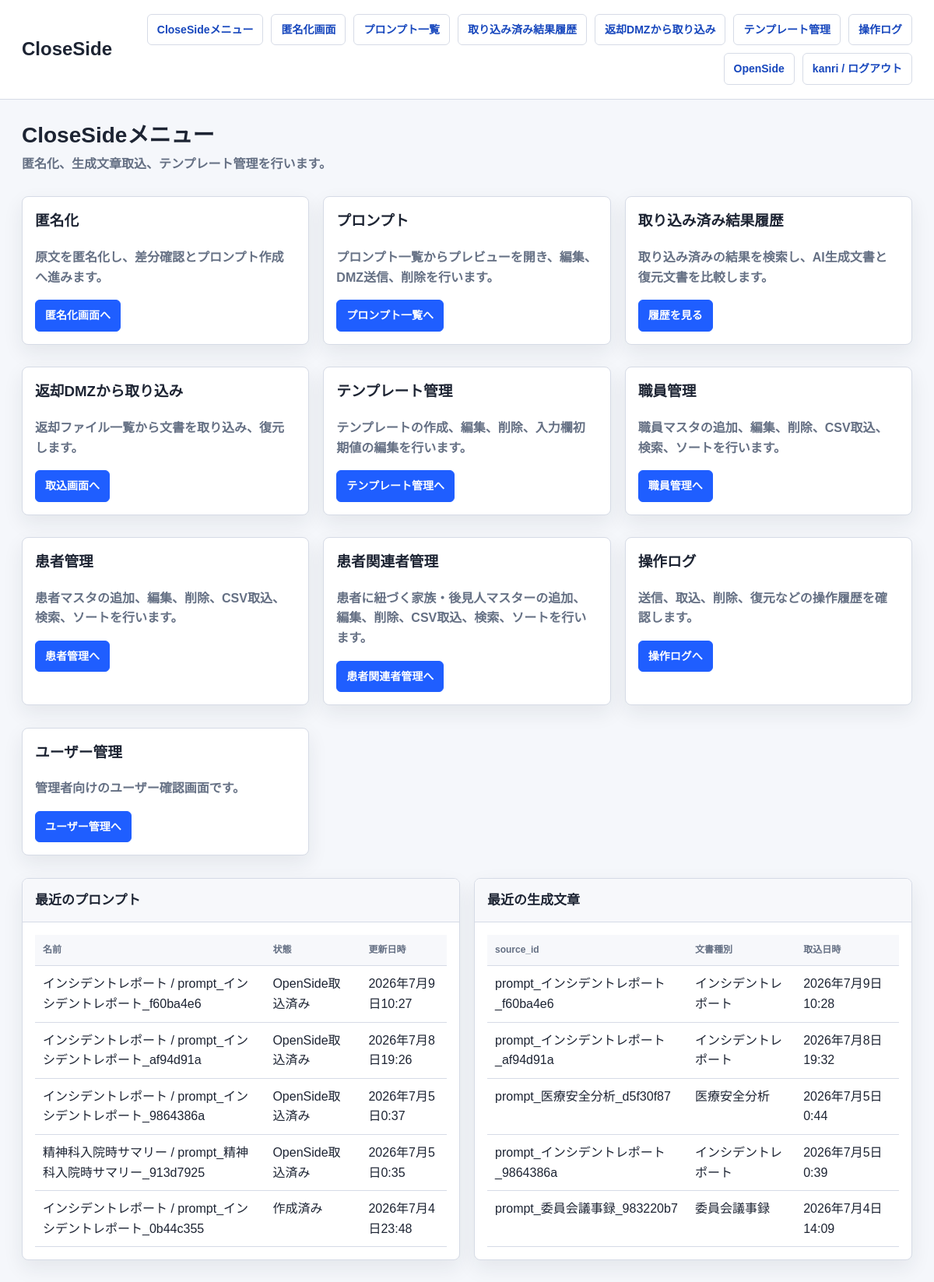
The page /close/ (signed in) on the database as committed earlier.
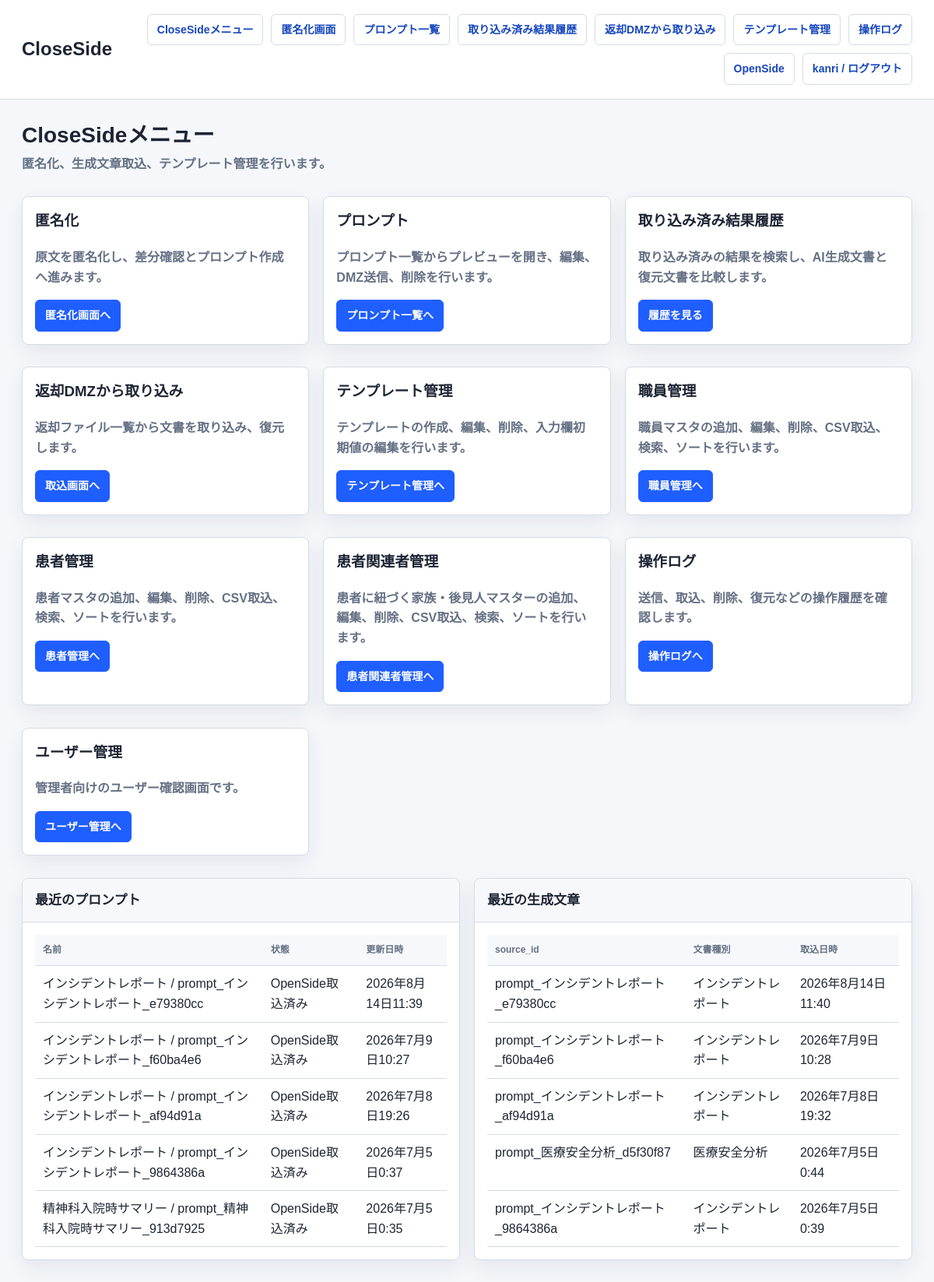
The same page on the database as committed later.
### anonymizer_app/models.py (models this page shows, shortened)
class Prompt(models.Model):
    STATUS_CHOICES = [
        ('draft', '作成済み'),
        ('sent_to_dmz', 'DMZ送信済み'),
        ('imported_to_open', 'OpenSide取込済み'),
    ]
    name = models.CharField(max_length=255)
    content = models.TextField()
    source_input_data = models.JSONField(blank=True, default=dict)
    source_id = models.CharField(max_length=255, blank=True, default='', db_index=True)
    owner = models.ForeignKey(settings.AUTH_USER_MODEL, null=True, blank=True, on_delete=models.SET_NULL)
    status = models.CharField(max_length=32, choices=STATUS_CHOICES, default='draft')
    created_at = models.DateTimeField(default=timezone.now)
    updated_at = models.DateTimeField(auto_now=True)

class RestoredResult(models.Model):
    STATUS_CHOICES = [
        ('imported', '取込済み'),
        ('deleted', '削除済み'),
    ]
    source_id = models.CharField(max_length=255, db_index=True)
    result_id = models.CharField(max_length=255, blank=True, default='')
    template_type = models.CharField(max_length=255, blank=True, default='')
    result_text = models.TextField()
    restored_text = models.TextField()
    result_json = models.JSONField(null=True, blank=True)
    imported_filename = models.CharField(max_length=255, blank=True, default='')
    reviewer = models.CharField(max_length=255, blank=True, default='')
    owner = models.ForeignKey(settings.AUTH_USER_MODEL, null=True, blank=True, on_delete=models.SET_NULL)
    status = models.CharField(max_length=32, choices=STATUS_CHOICES, default='imported')
    created_at = models.DateTimeField(default=timezone.now)
    updated_at = models.DateTimeField(auto_now=True)

### close_side/views.py (the view)
# urls.py: path('', lambda request: redirect('close_side:menu'), name='home'),
def menu(request):
    recent_prompts = _owned_queryset(Prompt.objects.all(), request.user).order_by('-updated_at')[:5]
    recent_results = _owned_queryset(RestoredResult.objects.all(), request.user).order_by('-created_at')[:5]
    return render(request, 'anonymizer_app/close_menu.html', {
        'recent_prompts': recent_prompts,
        'recent_results': recent_results,
    })

### anonymizer_app/network_policy.py (called while the page is built)
def network_policy() -> dict:
    return getattr(settings, 'NETWORK_POLICY', DEFAULT_NETWORK_POLICY)

def get_client_ip(request) -> str:
    forwarded_for = request.META.get('HTTP_X_FORWARDED_FOR', '')
    if getattr(settings, 'NETWORK_POLICY_TRUST_X_FORWARDED_FOR', True) and forwarded_for:
        return forwarded_for.split(',')[0].strip()
    return request.META.get('REMOTE_ADDR') or ''

def normalize_ip(value: str):
    try:
        return ip_address(value)
    except ValueError:
        return None

def _networks(cidrs: list[str]):
    networks = []
    for cidr in cidrs:
        try:
            networks.append(ip_network(cidr))
        except ValueError:
            continue
    return networks

def side_for_path(path: str) -> str:
    for side, rule in network_policy().items():
        if any(path.startswith(prefix) for prefix in rule.get('paths', [])):
            return side
    return ''

def allowed_cidrs_for_side(side: str) -> list[str]:
    rule = network_policy().get(side, {})
    cidrs = list(rule.get('cidrs', []))
    if getattr(settings, 'NETWORK_POLICY_ALLOW_LOOPBACK', False):
        cidrs.extend(LOOPBACK_CIDRS)
    return cidrs

### anonymizer_app/templates/anonymizer_app/close_menu.html (shortened to what this page needs)
{% extends "anonymizer_app/base.html" %}
{% block brand %}CloseSide{% endblock %}
{% block page_title %}CloseSideメニュー{% endblock %}
{% block page_subtitle %}<p class="page-subtitle">匿名化、生成文章取込、テンプレート管理を行います。</p>{% endblock %}
{% block content %}
  <section class="menu-grid">
    <article class="card">
      <h3>匿名化</h3>
      <p class="muted">原文を匿名化し、差分確認とプロンプト作成へ進みます。</p>
      <a class="button primary" href="{% url 'close_side:home' %}">匿名化画面へ</a>
    </article>
    <article class="card">
      <h3>プロンプト</h3>
      <p class="muted">プロンプト一覧からプレビューを開き、編集、DMZ送信、削除を行います。</p>
      <a class="button primary" href="{% url 'close_side:prompts_list' %}">プロンプト一覧へ</a>
    </article>
    <article class="card">
      <h3>取り込み済み結果履歴</h3>
      <p class="muted">取り込み済みの結果を検索し、AI生成文書と復元文書を比較します。</p>
      <a class="button primary" href="{% url 'close_side:result_history_list' %}">履歴を見る</a>
    </article>
    <article class="card">
      <h3>返却DMZから取り込み</h3>
      <p class="muted">返却ファイル一覧から文書を取り込み、復元します。</p>
      <a class="button primary" href="{% url 'close_side:result_import_list' %}">取込画面へ</a>
    </article>
    <article class="card">
      <h3>テンプレート管理</h3>
      <p class="muted">テンプレートの作成、編集、削除、入力欄初期値の編集を行います。</p>
      <a class="button primary" href="{% url 'close_side:templates_list' %}">テンプレート管理へ</a>
    </article>
    {% if request.user.is_staff or request.user.is_superuser %}
      <article class="card">
        <h3>職員管理</h3>
        <p class="muted">職員マスタの追加、編集、削除、CSV取込、検索、ソートを行います。</p>
        <a class="button primary" href="{% url 'close_side:staff_list' %}">職員管理へ</a>
      </article>
    {% endif %}
    {% if request.user.is_staff or request.user.is_superuser %}
      <article class="card">
        <h3>患者管理</h3>
        <p class="muted">患者マスタの追加、編集、削除、CSV取込、検索、ソートを行います。</p>
        <a class="button primary" href="{% url 'close_side:patient_list' %}">患者管理へ</a>
      </article>
      <article class="card">
        <h3>患者関連者管理</h3>
        <p class="muted">患者に紐づく家族・後見人マスターの追加、編集、削除、CSV取込、検索、ソートを行います。</p>
        <a class="button primary" href="{% url 'close_side:linked_person_list' %}">患者関連者管理へ</a>
      </article>
    {% endif %}
    {% if request.user.is_staff or request.user.is_superuser %}
      <article class="card">
        <h3>操作ログ</h3>
        <p class="muted">送信、取込、削除、復元などの操作履歴を確認します。</p>
        <a class="button primary" href="{% url 'close_side:operation_logs' %}">操作ログへ</a>
      </article>
      <article class="card">
        <h3>ユーザー管理</h3>
        <p class="muted">管理者向けのユーザー確認画面です。</p>
        <a class="button primary" href="{% url 'close_side:user_list' %}">ユーザー管理へ</a>
      </article>
    {% endif %}
  </section>
  <section class="grid" style="margin-top:18px">
    <div class="panel">
      <div class="panel-header"><h3 class="panel-title">最近のプロンプト</h3></div>
      <div class="panel-body">
        {% if recent_prompts %}
          <table>
            <thead><tr><th>名前</th><th>状態</th><th>更新日時</th></tr></thead>
            <tbody>
              {% for prompt in recent_prompts %}
                <tr>
                  <td>{{ prompt.name }}</td>
                  <td>{{ prompt.get_status_display }}</td>
                  <td>{{ prompt.updated_at }}</td>
                </tr>
              {% endfor %}
            </tbody>
          </table>
        {% else %}
          <p class="empty">プロンプトはまだありません。</p>
        {% endif %}
      </div>
    </div>
    <div class="panel">
      <div class="panel-header"><h3 class="panel-title">最近の生成文章</h3></div>
      <div class="panel-body">
        {% if recent_results %}
          <table>
            <thead><tr><th>source_id</th><th>文書種別</th><th>取込日時</th></tr></thead>
            <tbody>
              {% for result in recent_results %}
                <tr>
                  <td>{{ result.source_id }}</td>
                  <td>{{ result.template_type }}</td>
                  <td>{{ result.created_at }}</td>
                </tr>
              {% endfor %}
            </tbody>
          </table>
        {% else %}
          <p class="empty">取り込み済み生成文章はまだありません。</p>
        {% endif %}
      </div>
    </div>
  </section>
{% endblock %}

Rows that differ between the two databases and show on the page:
no longer on this page (row unchanged): Prompt: name "インシデントレポート / prompt_インシデントレポート_0b44c355", status "作成済み", updated_at "2026年7月4日23:48"
no longer on this page (row unchanged): RestoredResult: source_id "prompt_委員会議事録_983220b7", template_type "委員会議事録", created_at "2026年7月4日14:09"
added Prompt: name "インシデントレポート / prompt_インシデントレポート_e79380cc", status "OpenSide取込済み", updated_at "2026年8月14日11:39"
added RestoredResult: source_id "prompt_インシデントレポート_e79380cc", template_type "インシデントレポート", created_at "2026年8月14日11:40"
